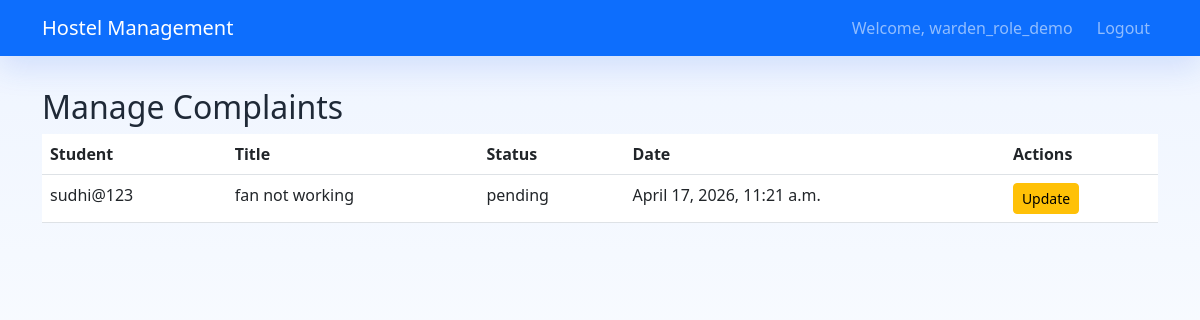
Screenshot of /accounts/admin/complaints/ (signed in) with the database file from the repository.
### accounts/models.py (models this page shows, shortened)
class User(AbstractUser):
    ROLE_CHOICES = [
        ('student', 'Student'),
        ('admin', 'Admin'),
        ('warden', 'Warden'),
    ]
    role = models.CharField(max_length=10, choices=ROLE_CHOICES, default='student')

### complaints/models.py (models this page shows, shortened)
class Complaint(models.Model):
    STATUS_CHOICES = [
        ('pending', 'Pending'),
        ('resolved', 'Resolved'),
    ]
    student = models.ForeignKey(settings.AUTH_USER_MODEL, on_delete=models.CASCADE)
    title = models.CharField(max_length=200)
    description = models.TextField()
    status = models.CharField(max_length=10, choices=STATUS_CHOICES, default='pending')
    created_at = models.DateTimeField(auto_now_add=True)

### accounts/views.py (the view)
# urls.py: path('admin/complaints/', views.admin_complaints, name='admin_complaints'),
@login_required
def admin_complaints(request):
    if not is_management_user(request.user):
        return redirect('login')
    complaints = Complaint.objects.all().order_by('-created_at')
    return render(request, 'admin_complaints.html', {'complaints': complaints})

### accounts/views.py (called while the page is built)
def is_management_user(user):
    return getattr(user, 'role', None) in {'admin', 'warden'}

### templates/admin_complaints.html (shortened to what this page needs)
{% extends 'base.html' %}
{% block content %}
<h2>Manage Complaints</h2>
<table class="table">
    <thead>
        <tr>
            <th>Student</th>
            <th>Title</th>
            <th>Status</th>
            <th>Date</th>
            <th>Actions</th>
        </tr>
    </thead>
    <tbody>
        {% for complaint in complaints %}
        <tr>
            <td>{{ complaint.student.username }}</td>
            <td>{{ complaint.title }}</td>
            <td>{{ complaint.status }}</td>
            <td>{{ complaint.created_at }}</td>
            <td>
                <a href="{% url 'update_complaint_status' complaint.id %}" class="btn btn-sm btn-warning">Update</a>
            </td>
        </tr>
        {% endfor %}
    </tbody>
</table>
{% endblock %}

### templates/base.html (shortened to what this page needs)
<!DOCTYPE html>
<html lang="en">
<head>
    <link href="https://cdn.jsdelivr.net/npm/bootstrap@5.3.0/dist/css/bootstrap.min.css" rel="stylesheet">
</head>
<body>
    <nav class="navbar navbar-expand-lg navbar-dark bg-primary">
        <div class="container">
            {% if user.is_authenticated %}
                {% if user.role == 'student' %}
                    <a class="navbar-brand" href="{% url 'student_dashboard' %}">Hostel Management</a>
                {% elif user.role == 'warden' %}
                    <a class="navbar-brand" href="{% url 'warden_dashboard' %}">Hostel Management</a>
                {% else %}
                    <a class="navbar-brand" href="{% url 'admin_dashboard' %}">Hostel Management</a>
                {% endif %}
            {% else %}
                <a class="navbar-brand" href="{% url 'home' %}">Hostel Management</a>
            {% endif %}
            {% if user.is_authenticated %}
                <div class="navbar-nav ms-auto">
                    <span class="navbar-text me-3">Welcome, {{ user.username }}</span>
                    <a class="nav-link" href="{% url 'logout' %}">Logout</a>
                </div>
            {% endif %}
        </div>
    </nav>
    <div class="page-shell">
        <div class="{% block container_class %}container{% endblock %}">
            {% block content %}{% endblock %}
        </div>
    </div>
</body>
</html>

### templates/base.html (style rules this page uses)
body { min-height: 100vh; background: linear-gradient(180deg, #eef4ff 0%, #f8fbff 45%, #ffffff 100%); color: #1f2937; }
.navbar { box-shadow: 0 12px 30px rgba(37, 99, 235, 0.15); }
.page-shell { padding: 2rem 0 3rem; }

### rows the page displays
User: username "warden_role_demo"
Complaint: student.username "sudhi@123", title "fan not working", status "pending", created_at "April 17, 2026, 11:21 a.m."
